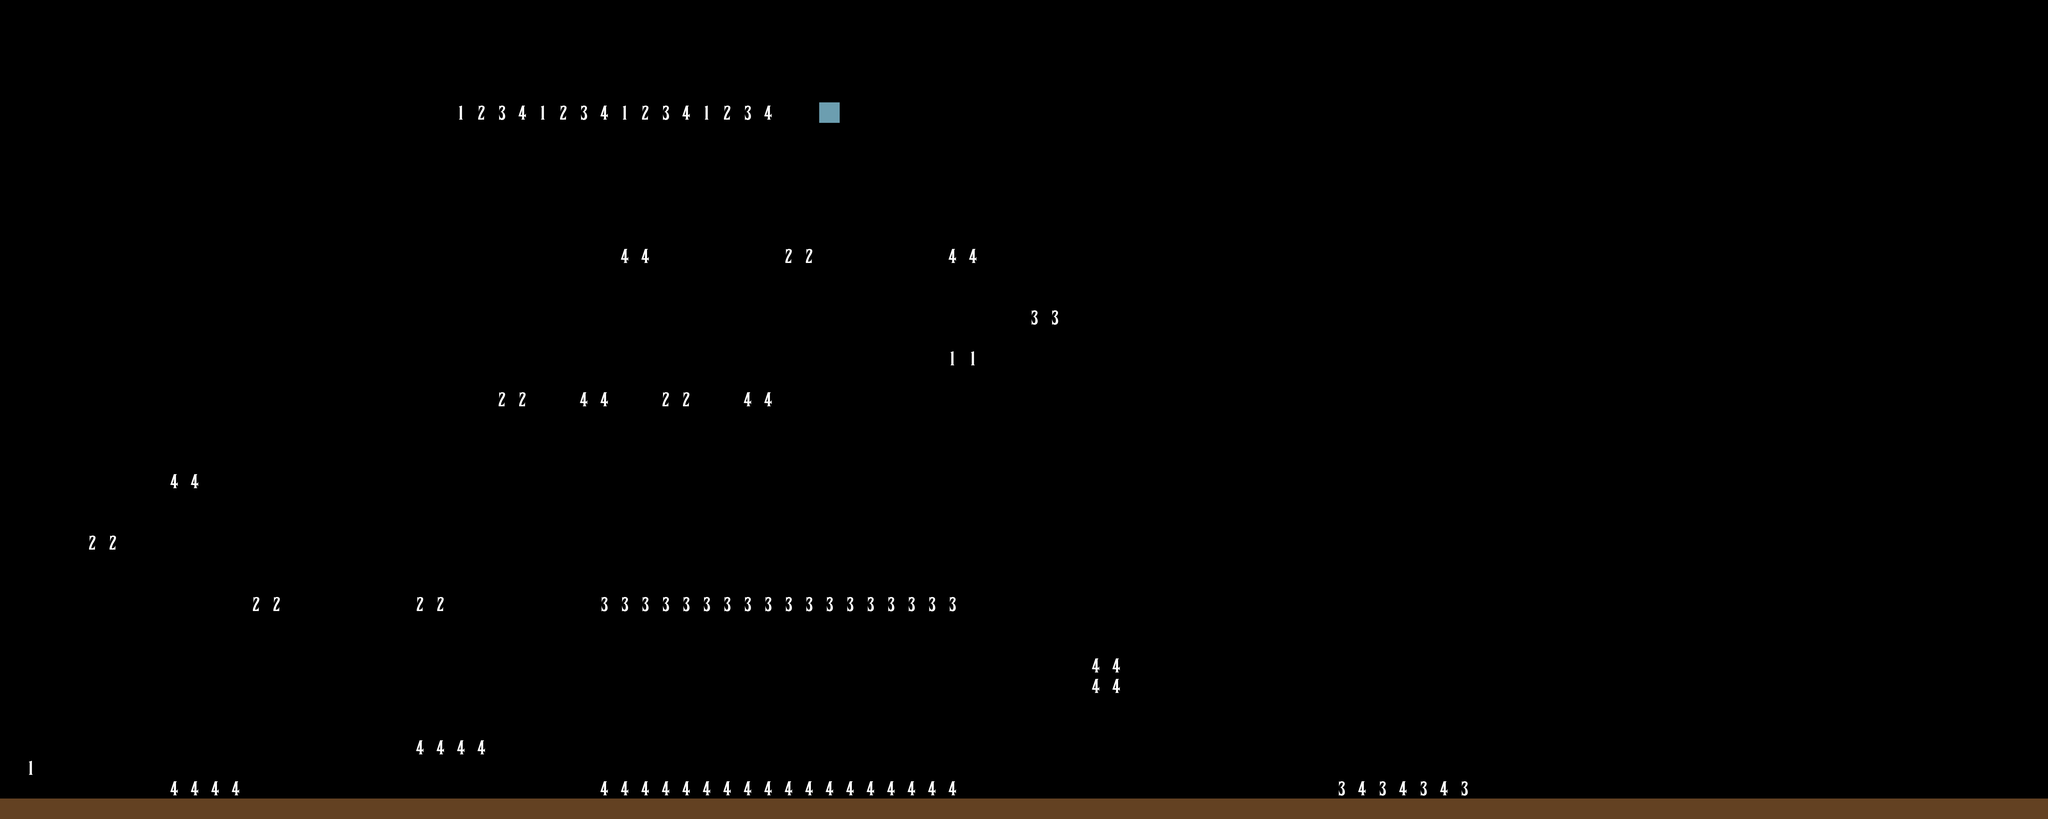

A 2D game scene composited from a Tiled map and its tileset images. What follows is a short description and the map's XML, with each tile layer's data collapsed to a summary:
An orthogonal 100x40 tile map with 64x64 px tiles, 16 tile layers (pointilles, deathBoxes, platforms, beat1db, ...), 2 hidden layers not drawn and 2 objects.

<map version="1.8" tiledversion="1.8.4" orientation="orthogonal" renderorder="right-down" width="100" height="40" tilewidth="64" tileheight="64" infinite="0" nextlayerid="28" nextobjectid="11">
 <editorsettings>
  <export target="../[game name]/assets/images/map/proto.json" format="json" />
 </editorsettings>
 <tileset firstgid="1" name="tilesetProto" tilewidth="64" tileheight="64" tilecount="12" columns="4">
  <image source="tilesetProto.png" width="256" height="192" />
 </tileset>
 <layer id="2" name="sky" width="100" height="40" visible="0">
  <data>[4000 cells, 3955 non-empty, 2 distinct tile ids]</data>
 </layer>
 <layer id="26" name="pointilles" width="100" height="40">
  <data>[4000 cells, 90 non-empty, 1 distinct tile ids]</data>
 </layer>
 <layer id="3" name="deathBoxes" width="100" height="40">
  <data>[4000 cells, 100 non-empty, 1 distinct tile ids]</data>
 </layer>
 <layer id="1" name="platforms" width="100" height="40">
  <data>[4000 cells, 268 non-empty, 2 distinct tile ids]</data>
 </layer>
 <layer id="24" name="beat1db" width="100" height="40">
  <data>[4000 cells, 0 non-empty, 0 distinct tile ids]</data>
 </layer>
 <group id="14" name="4beats">
  <layer id="5" name="beat1" width="100" height="40" locked="1">
   <data>[4000 cells, 16 non-empty, 1 distinct tile ids]</data>
  </layer>
  <layer id="6" name="beat2" width="100" height="40">
   <data>[4000 cells, 13 non-empty, 1 distinct tile ids]</data>
  </layer>
  <layer id="7" name="beat3" width="100" height="40">
   <data>[4000 cells, 18 non-empty, 1 distinct tile ids]</data>
  </layer>
  <layer id="8" name="beat4" width="100" height="40">
   <data>[4000 cells, 15 non-empty, 1 distinct tile ids]</data>
  </layer>
 </group>
 <group id="15" name="8beats">
  <layer id="16" name="beat81" width="100" height="40">
   <data>[4000 cells, 51 non-empty, 1 distinct tile ids]</data>
  </layer>
  <layer id="17" name="beat82" width="100" height="40">
   <data>[4000 cells, 50 non-empty, 1 distinct tile ids]</data>
  </layer>
  <layer id="18" name="beat83" width="100" height="40">
   <data>[4000 cells, 46 non-empty, 1 distinct tile ids]</data>
  </layer>
  <layer id="19" name="beat84" width="100" height="40">
   <data>[4000 cells, 28 non-empty, 1 distinct tile ids]</data>
  </layer>
  <layer id="20" name="beat85" width="100" height="40">
   <data>[4000 cells, 29 non-empty, 1 distinct tile ids]</data>
  </layer>
  <layer id="21" name="beat86" width="100" height="40">
   <data>[4000 cells, 28 non-empty, 1 distinct tile ids]</data>
  </layer>
  <layer id="22" name="beat87" width="100" height="40">
   <data>[4000 cells, 24 non-empty, 1 distinct tile ids]</data>
  </layer>
  <layer id="23" name="beat88" width="100" height="40">
   <data>[4000 cells, 6 non-empty, 1 distinct tile ids]</data>
  </layer>
 </group>
 <layer id="25" name="notes" width="100" height="40" visible="0">
  <data>[4000 cells, 28 non-empty, 1 distinct tile ids]</data>
 </layer>
 <objectgroup id="27" name="spawns">
  <object id="9" gid="3" x="140.727" y="2362.3" width="64" height="64" />
  <object id="10" gid="3" x="143.758" y="2335.03" width="64" height="64" />
 </objectgroup>
</map>
